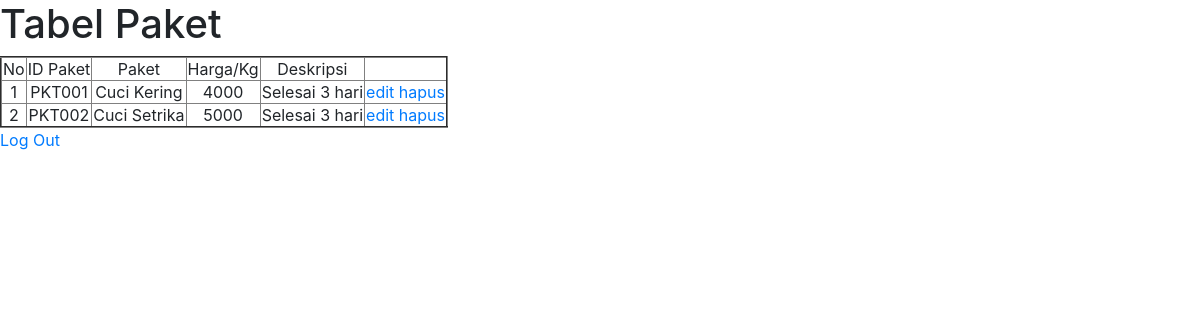
/paket.php, run on an earlier commit of the app's database.
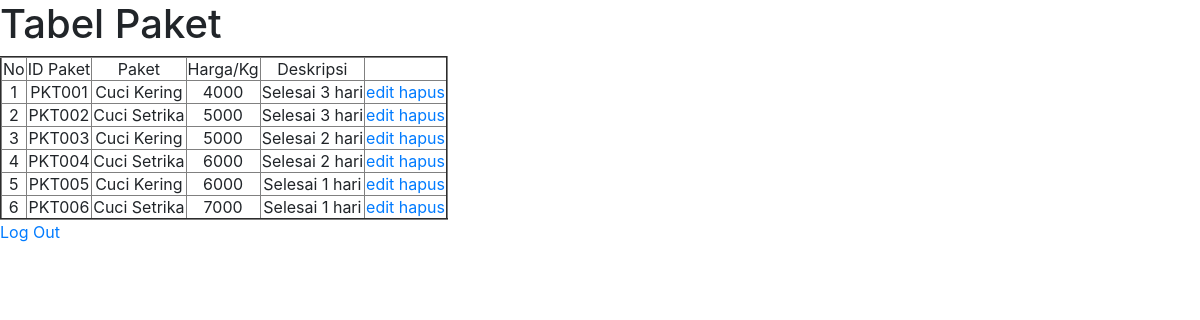
And on a later commit of the database.
### tables this page shows
CREATE TABLE `tb_paket` (
  `id_paket` varchar(10) NOT NULL,
  `paket` varchar(100) NOT NULL,
  `harga_kilo` int NOT NULL,
  `deskripsi` varchar(255) NOT NULL
);

### paket.php (the view, shortened to what this page needs)
<?php
require ("koneksi.php");
?>
<html>
<head>
        <link rel="stylesheet" href="https://cdn.jsdelivr.net/npm/bootstrap@4.3.1/dist/css/bootstrap.min.css">
</head>
    <body>
        <h1>Tabel Paket</h1>
        <table border='2' style="text-align:center">
            <tr>
                <td>No</td>
                <td>ID Paket</td>
                <td>Paket</td>
                <td>Harga/Kg</td>
                <td>Deskripsi</td>
                <td colspan="2"></td>
            </tr>
            <?php
            $query  = "SELECT * FROM tb_paket";
            $result = mysqli_query($koneksi, $query);
            $no     = 1;
            while ($row = mysqli_fetch_array($result)){
                $pkt   = $row['id_paket'];
                $paket = $row['paket'];
                $harga = $row['harga_kilo'];
                $des   = $row['deskripsi'];
            ?>
            <tr>
                <td><?php echo $no; ?></td>
                <td><?php echo $pkt; ?></td>
                <td><?php echo $paket; ?></td>
                <td><?php echo $harga; ?></td>
                <td><?php echo $des; ?></td>
                <td>
                <a href="editpaket.php?id_paket=<?php echo $row['id_paket']; ?>">edit</a>
                <a href="hapuspaket.php?id_paket=<?php echo $row['id_paket']; ?>">hapus</a>
            </td>
            </tr>
            <?php
            $no++;
            }?>
        </table>
        <a href="login.php">Log Out</a>
    </body>
</html>

What changed in the data, as far as the page shows it:
added tb_paket: id_paket "PKT003", paket "Cuci Kering", harga_kilo "5000", deskripsi "Selesai 2 hari"
added tb_paket: id_paket "PKT004", paket "Cuci Setrika", harga_kilo "6000", deskripsi "Selesai 2 hari"
added tb_paket: id_paket "PKT005", paket "Cuci Kering", harga_kilo "6000", deskripsi "Selesai 1 hari"
added tb_paket: id_paket "PKT006", paket "Cuci Setrika", harga_kilo "7000", deskripsi "Selesai 1 hari"
